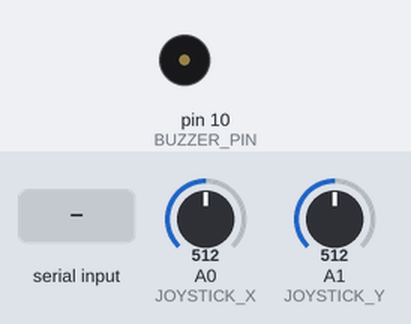
The sketch below on a simulated Arduino Uno, built with avr-gcc and run on an emulated ATmega328P. Shown: buzzer (waves = sounding). The inputs (shaded band) are chosen by the test bench; at power-on: A0 (JOYSTICK_X) = 512, A1 (JOYSTICK_Y) = 512. The modem accepts every AT command (registered, SIM ready, sends succeed) and sends nothing else.

Above: at 1.6 s.
1.7 s: "1" received over the second serial link
At 2.6 s:
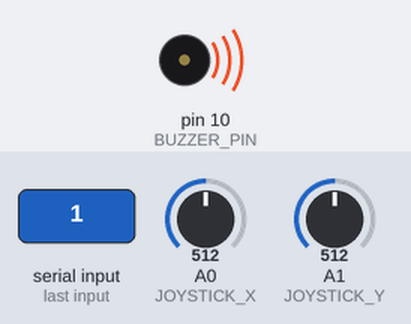
3.2 s: "0" received over the second serial link
At 3.6 s:
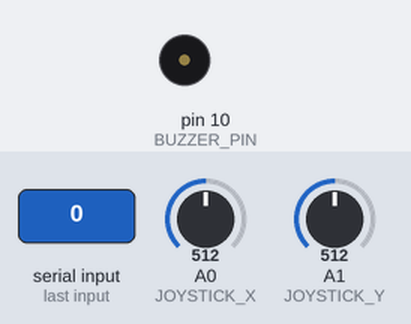
Timing chart, 0 to 6.2 s (numbered marks = the images above; inputs shaded):
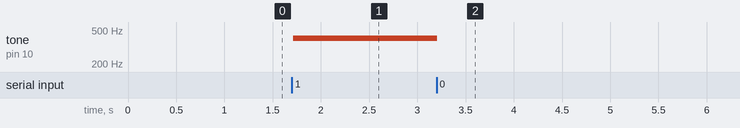

The sketch:

Labb11Excercise2.ino
```cpp
#include <SoftwareSerial.h>

#define BLE_RX_PIN 8     // Connect BLE module TX pin to Arduino pin 2
#define BLE_TX_PIN 9     // Connect BLE module RX pin to Arduino pin 3
#define BUZZER_PIN 10    // Buzzer connected to pin 9
#define JOYSTICK_X A0    // Connect Joystick X output to analog pin A0
#define JOYSTICK_Y A1    // Connect Joystick Y output to analog pin A1

int buzzerFrequency = 400; // Initial frequency for the buzzer

SoftwareSerial mySerial(8,9);  //TX is on pin8 and RX on pin 9

void setup() {
  mySerial.begin(9600);
  Serial.begin(9600);
  delay(100);

  mySerial.write("AT\r\n");  //put HM10 in AT command mode
  delay(100);
  mySerial.write("AT+NAME williamoates\r\n");  //Name our HM10 something so as to not interfere with others
  delay(100);
  mySerial.write("AT+NAME\r\n");  //Verify new name
  delay(100);
  mySerial.write("AT+RESET\r\n");  //reset HM10 so new name will take effect
}

void loop() {
  // Read Joystick X and Y values
  int xValue = analogRead(JOYSTICK_X);
  int yValue = analogRead(JOYSTICK_Y);

  // Send Joystick X and Y values via Bluetooth
  mySerial.print("X:");
  mySerial.println(xValue);
  mySerial.print("Y:");
  mySerial.println(yValue);

  // Check if data is available to read from BLE module
  if (mySerial.available()) {
    char receivedChar = mySerial.read(); // Read the incoming byte from BLE module
    if (receivedChar == '1') { // If '1' is received, turn on Buzzer
      tone(BUZZER_PIN, buzzerFrequency); // Play a tone with current frequency
      mySerial.println("Buzzer turned on");
    } else if (receivedChar == '0') { // If '0' is received, turn off Buzzer
      noTone(BUZZER_PIN); // Stop playing tone
      mySerial.println("Buzzer turned off");
    } else if (receivedChar == 'F') { // If 'F' is received, adjust buzzer frequency
      buzzerFrequency = getFrequencyFromBluetooth(); // Get frequency value from Bluetooth
      mySerial.print("Buzzer frequency set to: ");
      mySerial.println(buzzerFrequency);
      // If the buzzer is already on, update the frequency
      if (digitalRead(BUZZER_PIN) == HIGH) {
        tone(BUZZER_PIN, buzzerFrequency);
      }
    }
  }
}

int getFrequencyFromBluetooth() {
  int frequency = 0;

  return frequency;
}
```

Measured:
- after the input at 1.7 s, tone on pin 10 (BUZZER_PIN): silent → 400 Hz at once
- after the input at 3.2 s, tone on pin 10 (BUZZER_PIN): 400 Hz → silent at once
